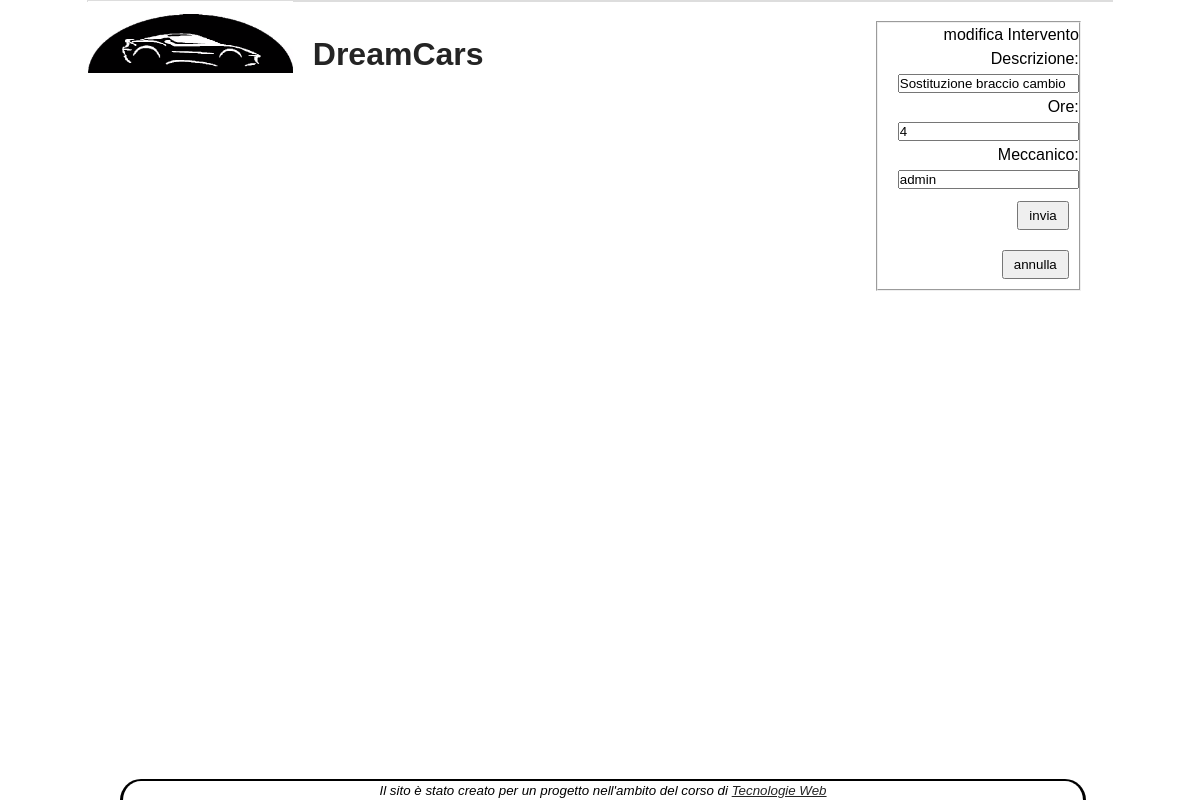
The app's page /Pagine/AreaPersonaleDipendenti/modificaInter.php?idinter=2 with its own data.
### tables this page shows
CREATE TABLE `Intervento` (
  `Id_Intervento` int(10) NOT NULL,
  `Matricola` varchar(20) NOT NULL,
  `Id_Riparazione` int(10) NOT NULL,
  `descrizione` varchar(200) NOT NULL,
  `Data_intervento` date NOT NULL,
  `costo` int(10) NOT NULL,
  `oretot` int(11) NOT NULL DEFAULT '1'
);

### Pagine/AreaPersonaleDipendenti/modificaInter.php (the view, shortened to what this page needs)
<?php
include "../../config.php";
echo file_get_contents("../../Template/HeadBase.txt");
	$idinter=$_GET['idinter'];
	$query="select * from Intervento where Id_Intervento='".$idinter."'";
	$result=mysqli_query($conn,$query);
	$row=$result->fetch_assoc();
?>
	<div id='formModifica'>
		<fieldset>
		<form action="gestInterRip.php" method="POST">
				<legend>modifica Intervento</legend>
				<label for="descrInt">Descrizione:</label>
				<input type="text" name="descrInt" value='<?php echo $row['descrizione'];?>'  /><br/>
				<label for="ore">Ore:</label>
				<input name="ore" type="text" value='<?php echo $row['oretot'];?>' /><br/>
				<label for="mecc">Meccanico:</label>
				<input name="mecc" type="text" value='<?php echo $row['Matricola'];?>' /><br/>
				<input type="submit" value="invia" />
		</form>
		<form action='gestInterRip.php' method='POST'>
				<input type="submit" value="annulla" />
		</form>
		</fieldset>
	</div>
</div>
<?php
echo file_get_contents("../../Template/Footer.txt");
?>

### Style/style.css (style rules this page uses)
* { padding: 0em; margin: 0em; }
fieldset { line-height: 1.5em; }
input[type=submit] { margin: 10px; padding: 5px; padding-left: 10px; padding-right: 10px; }
body { font-family: Helvetica, Arial, Verdana, sans-serif; max-width: 1024px; margin: auto; border: 1px, solid, #ddd; height: 100%; }
a:link { color: #242424; }
#header img { float: left; max-width: 20%; }
#header h1 { width: 55%; float:left; color: #242424; font-size: 2em; padding-top :35px; padding-left: 20px; }
#login { text-align: right; width: 20%; float: left; height: 52px; vertical-align: bottom; margin-top: 20px; }
footer { text-align: center; width: 80%; border-top: 2px solid black; border-left: 3px solid black; border-right: 3px solid black; font-style: italic; height: 1.2em; border-radius: 50px 50px 0 0; position:fixed; bottom:0; left: 10%; right: 0; background-color:white; }

### Style/print.css (style rules this page uses)
* { background-color: none; text-decoration: none; }
html { font-family: "Times New Roman", Times, serif; }
#menu, #breadcrumb, #login, footer, #header img, .brand-container { display: none; }
#header h1 { width: 100%; padding-left: 0px; }

### records on screen
intervento: descrInt "Sostituzione braccio cambio", ore "4", mecc "admin"

### other values on screen
file_get_contents("../../Template/HeadBase.txt") "DreamCars"
file_get_contents("../../Template/Footer.txt") "Il sito è stato creato per un progetto nell'ambito del corso di Tecnologie Web"
